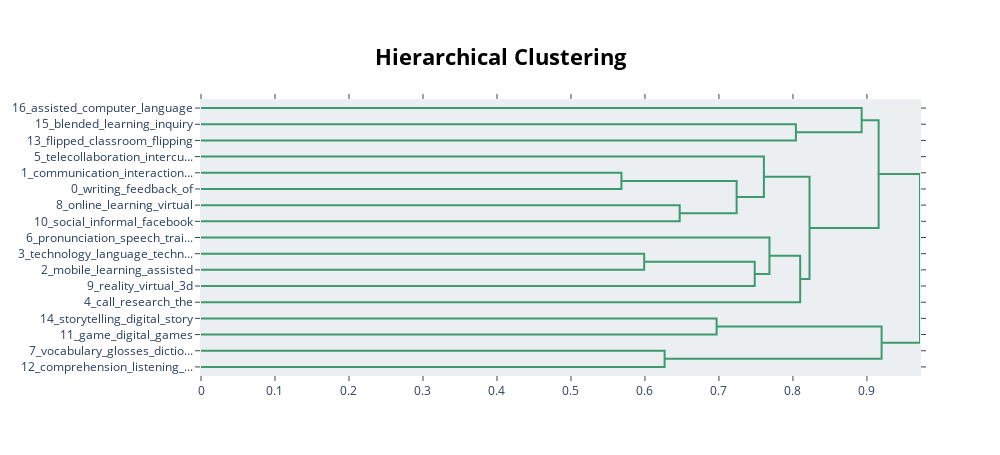

Notebook source saved alongside this figure:
### Code cell
model.visualize_hierarchy()

### Figure 1 — Plotly figure (JSON) as saved in the notebook; plotly's stock layout.template omitted (floating-point values rounded to 4 significant figures)
{"data": [{"hoverinfo": "text", "marker": {"color": "rgb(61,153,112)"}, "mode": "lines", "type": "scatter", "x": [0, 0.804, 0.804, 0], "xaxis": "x", "y": [-15, -15, -25, -25], "yaxis": "y"}, {"hoverinfo": "text", "marker": {"color": "rgb(61,153,112)"}, "mode": "lines", "type": "scatter", "x": [0, 0.8929, 0.8929, 0.804], "xaxis": "x", "y": [-5, -5, -20, -20], "yaxis": "y"}, {"hoverinfo": "text", "marker": {"color": "rgb(61,153,112)"}, "mode": "lines", "type": "scatter", "x": [0, 0.5682, 0.5682, 0], "xaxis": "x", "y": [-45, -45, -55, -55], "yaxis": "y"}, {"hoverinfo": "text", "marker": {"color": "rgb(61,153,112)"}, "mode": "lines", "type": "scatter", "x": [0, 0.647, 0.647, 0], "xaxis": "x", "y": [-65, -65, -75, -75], "yaxis": "y"}, {"hoverinfo": "text", "marker": {"color": "rgb(61,153,112)"}, "mode": "lines", "type": "scatter", "x": [0.5682, 0.7239, 0.7239, 0.647], "xaxis": "x", "y": [-50, -50, -70, -70], "yaxis": "y"}, {"hoverinfo": "text", "marker": {"color": "rgb(61,153,112)"}, "mode": "lines", "type": "scatter", "x": [0, 0.7608, 0.7608, 0.7239], "xaxis": "x", "y": [-35, -35, -60, -60], "yaxis": "y"}, {"hoverinfo": "text", "marker": {"color": "rgb(61,153,112)"}, "mode": "lines", "type": "scatter", "x": [0, 0.599, 0.599, 0], "xaxis": "x", "y": [-95, -95, -105, -105], "yaxis": "y"}, {"hoverinfo": "text", "marker": {"color": "rgb(61,153,112)"}, "mode": "lines", "type": "scatter", "x": [0.599, 0.7483, 0.7483, 0], "xaxis": "x", "y": [-100, -100, -115, -115], "yaxis": "y"}, {"hoverinfo": "text", "marker": {"color": "rgb(61,153,112)"}, "mode": "lines", "type": "scatter", "x": [0, 0.7682, 0.7682, 0.7483], "xaxis": "x", "y": [-85, -85, -107.5, -107.5], "yaxis": "y"}, {"hoverinfo": "text", "marker": {"color": "rgb(61,153,112)"}, "mode": "lines", "type": "scatter", "x": [0.7682, 0.8098, 0.8098, 0], "xaxis": "x", "y": [-96.25, -96.25, -125, -125], "yaxis": "y"}, {"hoverinfo": "text", "marker": {"color": "rgb(61,153,112)"}, "mode": "lines", "type": "scatter", "x": [0.7608, 0.8224, 0.8224, 0.8098], "xaxis": "x", "y": [-47.5, -47.5, -110.6, -110.6], "yaxis": "y"}, {"hoverinfo": "text", "marker": {"color": "rgb(61,153,112)"}, "mode": "lines", "type": "scatter", "x": [0.8929, 0.9158, 0.9158, 0.8224], "xaxis": "x", "y": [-12.5, -12.5, -79.06, -79.06], "yaxis": "y"}, {"hoverinfo": "text", "marker": {"color": "rgb(61,153,112)"}, "mode": "lines", "type": "scatter", "x": [0, 0.6968, 0.6968, 0], "xaxis": "x", "y": [-135, -135, -145, -145], "yaxis": "y"}, {"hoverinfo": "text", "marker": {"color": "rgb(61,153,112)"}, "mode": "lines", "type": "scatter", "x": [0, 0.6265, 0.6265, 0], "xaxis": "x", "y": [-155, -155, -165, -165], "yaxis": "y"}, {"hoverinfo": "text", "marker": {"color": "rgb(61,153,112)"}, "mode": "lines", "type": "scatter", "x": [0.6968, 0.9198, 0.9198, 0.6265], "xaxis": "x", "y": [-140, -140, -160, -160], "yaxis": "y"}, {"hoverinfo": "text", "marker": {"color": "rgb(61,153,112)"}, "mode": "lines", "type": "scatter", "x": [0.9158, 0.9717, 0.9717, 0.9198], "xaxis": "x", "y": [-45.78, -45.78, -150, -150], "yaxis": "y"}], "layout": {"autosize": false, "height": 455, "hoverlabel": {"bgcolor": "white", "font": {"family": "Rockwell", "size": 16}}, "hovermode": "closest", "plot_bgcolor": "#ECEFF1", "showlegend": false, "title": {"font": {"color": "Black", "size": 22}, "text": "<b>Hierarchical Clustering</b>", "x": 0.5, "xanchor": "center", "yanchor": "top"}, "width": 1000, "xaxis": {"mirror": "allticks", "rangemode": "tozero", "showgrid": false, "showline": true, "showticklabels": true, "ticks": "outside", "type": "linear", "zeroline": false}, "yaxis": {"mirror": "allticks", "range": [-170, 0], "rangemode": "tozero", "showgrid": false, "showline": true, "showticklabels": true, "tickmode": "array", "ticks": "outside", "ticktext": ["16_assisted_computer_language", "15_blended_learning_inquiry", "13_flipped_classroom_flipping", "5_telecollaboration_intercu...", "1_communication_interaction...", "0_writing_feedback_of", "8_online_learning_virtual", "10_social_informal_facebook", "6_pronunciation_speech_trai...", "3_technology_language_techn...", "2_mobile_learning_assisted", "9_reality_virtual_3d", "4_call_research_the", "14_storytelling_digital_story", "11_game_digital_games", "7_vocabulary_glosses_dictio...", "12_comprehension_listening_..."], "tickvals": [-5, -15, -25, -35, -45, -55, -65, -75, -85, -95, -105, -115, -125, -135, -145, -155, -165], "type": "linear", "zeroline": false}}}
